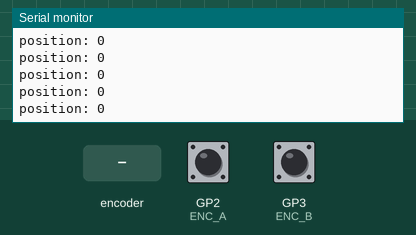
This sketch was run on a simulated Raspberry Pi Pico. On the bench: the last lines printed to the serial monitor. The test bench sets the inputs (shaded band); at power-on: GP2 (ENC_A) HIGH, GP3 (ENC_B) HIGH.

Above: at 1.2 s.
1.3 s: rotary encoder on GP2 (ENC_A) / GP3 (ENC_B) turned 1 step (first pin leading)
At 1.31 s:
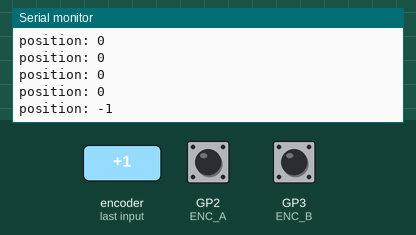
3.0 s: rotary encoder on GP2 (ENC_A) / GP3 (ENC_B) turned 2 steps (second pin leading)
At 3.01 s:
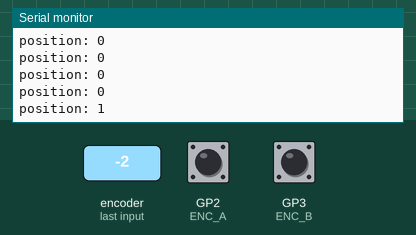
Timing chart, 0 to 6.0 s (numbered marks = the images above; inputs shaded):
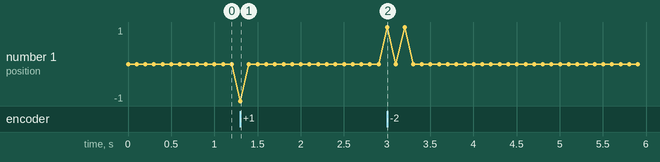

The sketch:

encoder_interrupt.ino
```cpp
// snippet: encoder_interrupt
// tags: encoder, quadrature, interrupt, isr, motor, count, position, speed
// boards: avr, esp32, megaavr, nano33iot, romi32u4, rp2040
// library: none
// description: Quadrature encoder position tracking using two external interrupts (pins 2 & 3)
// prompts: encoder interrupt ISR, motor position interrupt, quadrature interrupt count, speed sensing encoder ISR

const int ENC_A = 2;
const int ENC_B = 3;

volatile long position = 0;

void onA() {
  position += (digitalRead(ENC_B) == LOW) ? 1 : -1;
}

void onB() {
  position += (digitalRead(ENC_A) == HIGH) ? 1 : -1;
}

void setup() {
  Serial.begin(9600);
  pinMode(ENC_A, INPUT_PULLUP);
  pinMode(ENC_B, INPUT_PULLUP);
  attachInterrupt(digitalPinToInterrupt(ENC_A), onA, CHANGE);
  attachInterrupt(digitalPinToInterrupt(ENC_B), onB, CHANGE);
}

void loop() {
  noInterrupts();
  long pos = position;
  interrupts();
  Serial.print("position: "); Serial.println(pos);
  delay(100);
}
```

Measured:
- after the input at 1.3 s, the serial monitor: prints a new line at once (image 1)
- after the input at 3.0 s, the serial monitor: prints a new line at once (image 2)
